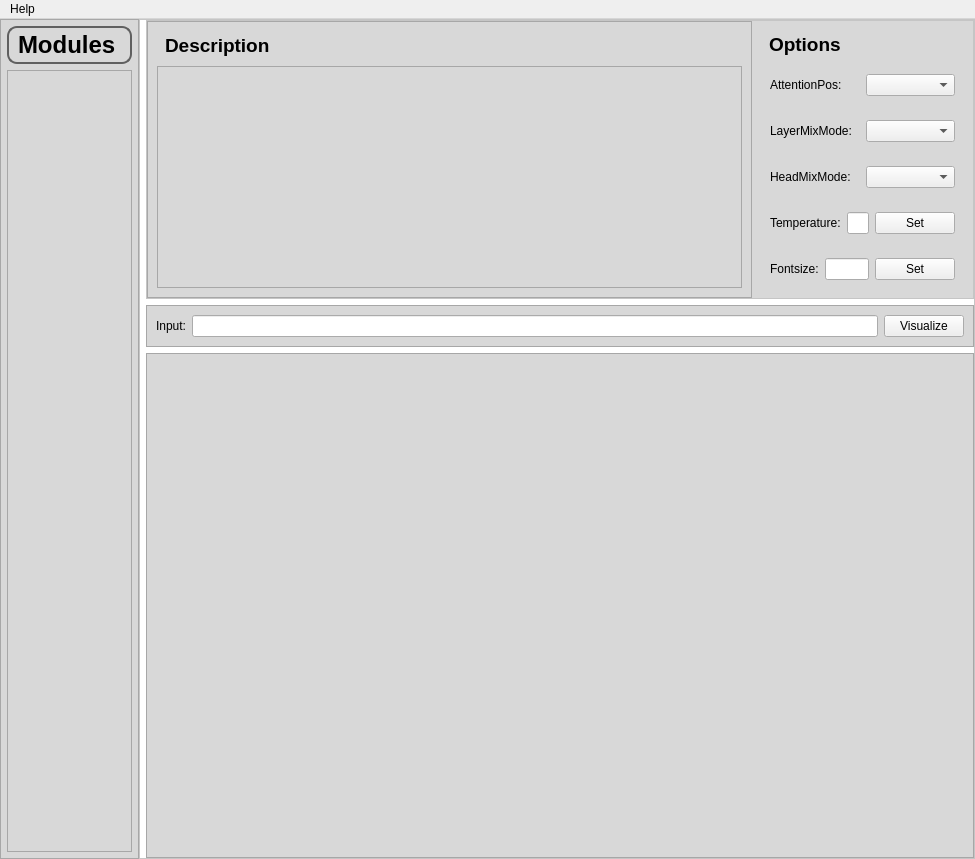
<?xml version="1.0" encoding="UTF-8"?>
<ui version="4.0">
 <class>MainWindow</class>
 <widget class="QMainWindow" name="MainWindow">
  <property name="geometry">
   <rect>
    <x>0</x>
    <y>0</y>
    <width>975</width>
    <height>859</height>
   </rect>
  </property>
  <property name="windowTitle">
   <string>MainWindow</string>
  </property>
  <widget class="QWidget" name="centralwidget">
   <property name="styleSheet">
    <string notr="true"/>
   </property>
   <layout class="QHBoxLayout" name="horizontalLayout" stretch="1,6">
    <property name="spacing">
     <number>0</number>
    </property>
    <property name="leftMargin">
     <number>0</number>
    </property>
    <property name="topMargin">
     <number>0</number>
    </property>
    <property name="rightMargin">
     <number>0</number>
    </property>
    <property name="bottomMargin">
     <number>0</number>
    </property>
    <item>
     <widget class="QFrame" name="frame_model_menu">
      <property name="minimumSize">
       <size>
        <width>0</width>
        <height>0</height>
       </size>
      </property>
      <property name="maximumSize">
       <size>
        <width>16777215</width>
        <height>16777215</height>
       </size>
      </property>
      <property name="styleSheet">
       <string notr="true">QFrame {
	background-color: rgb(216, 216, 216)
}</string>
      </property>
      <property name="frameShape">
       <enum>QFrame::StyledPanel</enum>
      </property>
      <property name="frameShadow">
       <enum>QFrame::Raised</enum>
      </property>
      <layout class="QVBoxLayout" name="verticalLayout_2">
       <property name="leftMargin">
        <number>6</number>
       </property>
       <property name="topMargin">
        <number>6</number>
       </property>
       <property name="rightMargin">
        <number>6</number>
       </property>
       <property name="bottomMargin">
        <number>6</number>
       </property>
       <item>
        <widget class="QLabel" name="label">
         <property name="styleSheet">
          <string notr="true">QLabel {
    font-weight: bold;
    font-size:18pt;
	border: 2px solid #606060;
    border-radius: 10px;
    padding: 3px;
	qproperty-alignment: AlignCenter;
}
</string>
         </property>
         <property name="text">
          <string>Modules</string>
         </property>
        </widget>
       </item>
       <item>
        <widget class="QListView" name="module_list"/>
       </item>
      </layout>
     </widget>
    </item>
    <item>
     <widget class="QFrame" name="frame_content">
      <property name="maximumSize">
       <size>
        <width>16777215</width>
        <height>16777215</height>
       </size>
      </property>
      <property name="styleSheet">
       <string notr="true">QFrame {
	background-color: rgb(255, 255, 255)
}</string>
      </property>
      <property name="frameShape">
       <enum>QFrame::StyledPanel</enum>
      </property>
      <property name="frameShadow">
       <enum>QFrame::Raised</enum>
      </property>
      <layout class="QVBoxLayout" name="verticalLayout" stretch="6,1,16">
       <property name="spacing">
        <number>6</number>
       </property>
       <property name="leftMargin">
        <number>6</number>
       </property>
       <property name="topMargin">
        <number>0</number>
       </property>
       <property name="rightMargin">
        <number>0</number>
       </property>
       <property name="bottomMargin">
        <number>0</number>
       </property>
       <item>
        <widget class="QFrame" name="frame_detail">
         <property name="maximumSize">
          <size>
           <width>16777215</width>
           <height>16777215</height>
          </size>
         </property>
         <property name="frameShape">
          <enum>QFrame::StyledPanel</enum>
         </property>
         <property name="frameShadow">
          <enum>QFrame::Raised</enum>
         </property>
         <layout class="QHBoxLayout" name="horizontalLayout_2" stretch="3,1">
          <property name="spacing">
           <number>0</number>
          </property>
          <property name="leftMargin">
           <number>0</number>
          </property>
          <property name="topMargin">
           <number>0</number>
          </property>
          <property name="rightMargin">
           <number>0</number>
          </property>
          <property name="bottomMargin">
           <number>0</number>
          </property>
          <item>
           <widget class="QFrame" name="frame_description">
            <property name="styleSheet">
             <string notr="true">QFrame {
	background-color: rgb(216, 216, 216)
}</string>
            </property>
            <property name="frameShape">
             <enum>QFrame::StyledPanel</enum>
            </property>
            <property name="frameShadow">
             <enum>QFrame::Raised</enum>
            </property>
            <layout class="QVBoxLayout" name="verticalLayout_3">
             <item>
              <widget class="QLabel" name="label_2">
               <property name="styleSheet">
                <string notr="true">QLabel {
    font-weight: bold;
    font-size:14pt;
    padding: 3px;
	qproperty-alignment: AlignCenter;
}
</string>
               </property>
               <property name="text">
                <string>Description</string>
               </property>
              </widget>
             </item>
             <item>
              <widget class="QTextBrowser" name="text_description"/>
             </item>
            </layout>
           </widget>
          </item>
          <item>
           <widget class="QFrame" name="frame_control">
            <property name="minimumSize">
             <size>
              <width>0</width>
              <height>0</height>
             </size>
            </property>
            <property name="maximumSize">
             <size>
              <width>16777215</width>
              <height>16777215</height>
             </size>
            </property>
            <property name="styleSheet">
             <string notr="true">QFrame {
	border: 3px;
	background-color: rgb(216, 216, 216);
}</string>
            </property>
            <property name="frameShape">
             <enum>QFrame::StyledPanel</enum>
            </property>
            <property name="frameShadow">
             <enum>QFrame::Raised</enum>
            </property>
            <layout class="QVBoxLayout" name="verticalLayout_5">
             <item>
              <widget class="QLabel" name="label_8">
               <property name="styleSheet">
                <string notr="true">QLabel {
    font-weight: bold;
    font-size:14pt;
    padding: 3px;
	qproperty-alignment: AlignCenter;
}
</string>
               </property>
               <property name="text">
                <string>Options</string>
               </property>
              </widget>
             </item>
             <item>
              <widget class="QFrame" name="position_mode_frame">
               <property name="frameShape">
                <enum>QFrame::StyledPanel</enum>
               </property>
               <property name="frameShadow">
                <enum>QFrame::Raised</enum>
               </property>
               <layout class="QHBoxLayout" name="horizontalLayout_6">
                <item>
                 <widget class="QLabel" name="label_6">
                  <property name="text">
                   <string>AttentionPos: </string>
                  </property>
                 </widget>
                </item>
                <item>
                 <widget class="QComboBox" name="position_mode_option"/>
                </item>
               </layout>
              </widget>
             </item>
             <item>
              <widget class="QFrame" name="layer_mix_frame">
               <property name="frameShape">
                <enum>QFrame::StyledPanel</enum>
               </property>
               <property name="frameShadow">
                <enum>QFrame::Raised</enum>
               </property>
               <layout class="QHBoxLayout" name="horizontalLayout_3">
                <item>
                 <widget class="QLabel" name="label_3">
                  <property name="text">
                   <string>LayerMixMode:</string>
                  </property>
                 </widget>
                </item>
                <item>
                 <widget class="QComboBox" name="layer_mix_option"/>
                </item>
               </layout>
              </widget>
             </item>
             <item>
              <widget class="QFrame" name="head_mix_frame">
               <property name="frameShape">
                <enum>QFrame::StyledPanel</enum>
               </property>
               <property name="frameShadow">
                <enum>QFrame::Raised</enum>
               </property>
               <layout class="QHBoxLayout" name="horizontalLayout_4">
                <item>
                 <widget class="QLabel" name="label_4">
                  <property name="text">
                   <string>HeadMixMode:</string>
                  </property>
                 </widget>
                </item>
                <item>
                 <widget class="QComboBox" name="head_mix_option"/>
                </item>
               </layout>
              </widget>
             </item>
             <item>
              <widget class="QFrame" name="temperature_frame">
               <property name="frameShape">
                <enum>QFrame::StyledPanel</enum>
               </property>
               <property name="frameShadow">
                <enum>QFrame::Raised</enum>
               </property>
               <layout class="QHBoxLayout" name="horizontalLayout_7">
                <item>
                 <widget class="QLabel" name="label_7">
                  <property name="text">
                   <string>Temperature:</string>
                  </property>
                 </widget>
                </item>
                <item>
                 <widget class="QLineEdit" name="temperature_input"/>
                </item>
                <item>
                 <widget class="QPushButton" name="temperature_set_button">
                  <property name="text">
                   <string>Set</string>
                  </property>
                 </widget>
                </item>
               </layout>
              </widget>
             </item>
             <item>
              <widget class="QFrame" name="frame">
               <property name="frameShape">
                <enum>QFrame::StyledPanel</enum>
               </property>
               <property name="frameShadow">
                <enum>QFrame::Raised</enum>
               </property>
               <layout class="QHBoxLayout" name="horizontalLayout_8">
                <item>
                 <widget class="QLabel" name="label_9">
                  <property name="text">
                   <string>Fontsize:</string>
                  </property>
                 </widget>
                </item>
                <item>
                 <widget class="QLineEdit" name="fontsize_input"/>
                </item>
                <item>
                 <widget class="QPushButton" name="fontsize_set_button">
                  <property name="text">
                   <string>Set</string>
                  </property>
                 </widget>
                </item>
               </layout>
              </widget>
             </item>
            </layout>
           </widget>
          </item>
         </layout>
        </widget>
       </item>
       <item>
        <widget class="QFrame" name="frame_input">
         <property name="styleSheet">
          <string notr="true">QFrame {
	background-color: rgb(216, 216, 216)
}</string>
         </property>
         <property name="frameShape">
          <enum>QFrame::StyledPanel</enum>
         </property>
         <property name="frameShadow">
          <enum>QFrame::Raised</enum>
         </property>
         <layout class="QHBoxLayout" name="horizontalLayout_5">
          <item>
           <widget class="QLabel" name="label_5">
            <property name="text">
             <string>Input:</string>
            </property>
           </widget>
          </item>
          <item>
           <widget class="QLineEdit" name="text_input"/>
          </item>
          <item>
           <widget class="QPushButton" name="confirm_button">
            <property name="text">
             <string>Visualize</string>
            </property>
           </widget>
          </item>
         </layout>
        </widget>
       </item>
       <item>
        <widget class="QFrame" name="frame_attention">
         <property name="styleSheet">
          <string notr="true">QFrame {
	background-color: rgb(216, 216, 216)
}</string>
         </property>
         <property name="frameShape">
          <enum>QFrame::StyledPanel</enum>
         </property>
         <property name="frameShadow">
          <enum>QFrame::Raised</enum>
         </property>
         <layout class="QVBoxLayout" name="verticalLayout_6"/>
        </widget>
       </item>
      </layout>
     </widget>
    </item>
   </layout>
  </widget>
  <widget class="QMenuBar" name="menuBar">
   <property name="geometry">
    <rect>
     <x>0</x>
     <y>0</y>
     <width>975</width>
     <height>20</height>
    </rect>
   </property>
   <widget class="QMenu" name="menuHelp">
    <property name="title">
     <string>Help</string>
    </property>
    <addaction name="help_action_en"/>
    <addaction name="help_action_zh"/>
    <addaction name="about_action"/>
   </widget>
   <addaction name="menuHelp"/>
  </widget>
  <action name="actioncity">
   <property name="text">
    <string>city</string>
   </property>
  </action>
  <action name="help_action_en">
   <property name="text">
    <string>Help(EN)</string>
   </property>
  </action>
  <action name="about_action">
   <property name="text">
    <string>About</string>
   </property>
  </action>
  <action name="help_action_zh">
   <property name="text">
    <string>Help(ZH)</string>
   </property>
  </action>
 </widget>
 <resources/>
 <connections/>
</ui>
